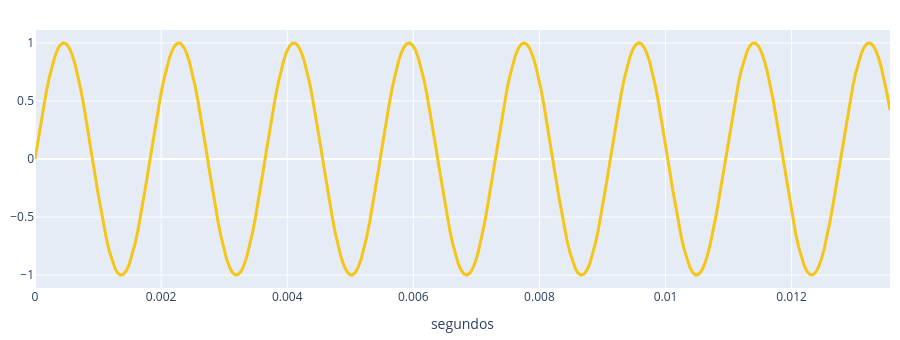

The notebook cell this image was saved under:
### Markdown cell above
---

# 3 · Tu música es una lista de números

Un sonido es aire que empuja y jala tu tímpano. Si mides cuánto empuja, muchísimas
veces por segundo, te queda una lista de números.

Aquí está una, vista de muy cerca. Y escuchada.

### Code cell
la = sonido.onda(548)

sonido.dibujar_onda(la)
sonido.reproducir(la)

### Figure 1 — Plotly figure (JSON) as saved in the notebook; plotly's stock layout.template omitted (floating-point values rounded to 4 significant figures; data arrays with more than 128 entries replaced by an {"elided": "..."} marker saying what was removed)
{"data": [{"hovertemplate": "%{y:.2f}", "legendgroup": "onda 1", "line": {"color": "#f5c518", "dash": "solid", "width": 3}, "marker": {"symbol": "circle"}, "mode": "lines", "name": "onda 1", "orientation": "v", "showlegend": true, "type": "scatter", "x": {"elided": "300 float values"}, "xaxis": "x", "y": {"elided": "300 float values"}, "yaxis": "y"}], "layout": {"height": 340, "hovermode": "x unified", "legend": {"title": {"text": ""}, "tracegroupgap": 0}, "margin": {"b": 10, "l": 10, "r": 10, "t": 30}, "showlegend": false, "xaxis": {"anchor": "y", "domain": [0.0, 1.0], "title": {"text": "segundos"}}, "yaxis": {"anchor": "x", "domain": [0.0, 1.0], "title": {}}}}
